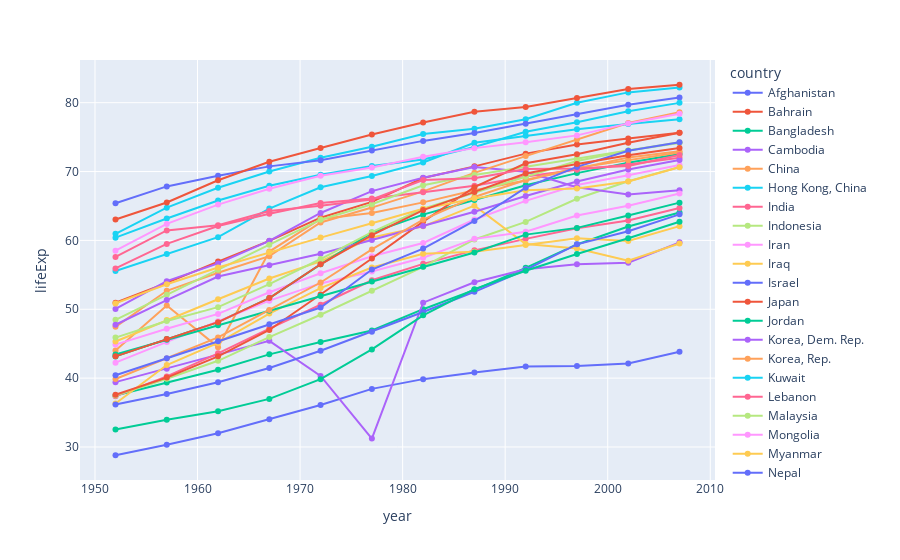

Here is the notebook cell this chart was saved with:
### Code cell
fig.show(config={
    'modeBarButtonsToRemove': ['zoom','pan']
})

### Figure 1 — Plotly figure (JSON) as saved in the notebook; plotly's stock layout.template omitted (floating-point values rounded to 4 significant figures)
{"data": [{"hovertemplate": "country=Afghanistan<br>year=%{x}<br>lifeExp=%{y}<extra></extra>", "legendgroup": "Afghanistan", "line": {"color": "#636efa", "dash": "solid"}, "marker": {"symbol": "circle"}, "mode": "lines+markers", "name": "Afghanistan", "orientation": "v", "showlegend": true, "type": "scatter", "x": [1952, 1957, 1962, 1967, 1972, 1977, 1982, 1987, 1992, 1997, 2002, 2007], "xaxis": "x", "y": [28.8, 30.33, 32.0, 34.02, 36.09, 38.44, 39.85, 40.82, 41.67, 41.76, 42.13, 43.83], "yaxis": "y"}, {"hovertemplate": "country=Bahrain<br>year=%{x}<br>lifeExp=%{y}<extra></extra>", "legendgroup": "Bahrain", "line": {"color": "#EF553B", "dash": "solid"}, "marker": {"symbol": "circle"}, "mode": "lines+markers", "name": "Bahrain", "orientation": "v", "showlegend": true, "type": "scatter", "x": [1952, 1957, 1962, 1967, 1972, 1977, 1982, 1987, 1992, 1997, 2002, 2007], "xaxis": "x", "y": [50.94, 53.83, 56.92, 59.92, 63.3, 65.59, 69.05, 70.75, 72.6, 73.92, 74.8, 75.64], "yaxis": "y"}, {"hovertemplate": "country=Bangladesh<br>year=%{x}<br>lifeExp=%{y}<extra></extra>", "legendgroup": "Bangladesh", "line": {"color": "#00cc96", "dash": "solid"}, "marker": {"symbol": "circle"}, "mode": "lines+markers", "name": "Bangladesh", "orientation": "v", "showlegend": true, "type": "scatter", "x": [1952, 1957, 1962, 1967, 1972, 1977, 1982, 1987, 1992, 1997, 2002, 2007], "xaxis": "x", "y": [37.48, 39.35, 41.22, 43.45, 45.25, 46.92, 50.01, 52.82, 56.02, 59.41, 62.01, 64.06], "yaxis": "y"}, {"hovertemplate": "country=Cambodia<br>year=%{x}<br>lifeExp=%{y}<extra></extra>", "legendgroup": "Cambodia", "line": {"color": "#ab63fa", "dash": "solid"}, "marker": {"symbol": "circle"}, "mode": "lines+markers", "name": "Cambodia", "orientation": "v", "showlegend": true, "type": "scatter", "x": [1952, 1957, 1962, 1967, 1972, 1977, 1982, 1987, 1992, 1997, 2002, 2007], "xaxis": "x", "y": [39.42, 41.37, 43.41, 45.41, 40.32, 31.22, 50.96, 53.91, 55.8, 56.53, 56.75, 59.72], "yaxis": "y"}, {"hovertemplate": "country=China<br>year=%{x}<br>lifeExp=%{y}<extra></extra>", "legendgroup": "China", "line": {"color": "#FFA15A", "dash": "solid"}, "marker": {"symbol": "circle"}, "mode": "lines+markers", "name": "China", "orientation": "v", "showlegend": true, "type": "scatter", "x": [1952, 1957, 1962, 1967, 1972, 1977, 1982, 1987, 1992, 1997, 2002, 2007], "xaxis": "x", "y": [44.0, 50.55, 44.5, 58.38, 63.12, 63.97, 65.53, 67.27, 68.69, 70.43, 72.03, 72.96], "yaxis": "y"}, {"hovertemplate": "country=Hong Kong, China<br>year=%{x}<br>lifeExp=%{y}<extra></extra>", "legendgroup": "Hong Kong, China", "line": {"color": "#19d3f3", "dash": "solid"}, "marker": {"symbol": "circle"}, "mode": "lines+markers", "name": "Hong Kong, China", "orientation": "v", "showlegend": true, "type": "scatter", "x": [1952, 1957, 1962, 1967, 1972, 1977, 1982, 1987, 1992, 1997, 2002, 2007], "xaxis": "x", "y": [60.96, 64.75, 67.65, 70.0, 72.0, 73.6, 75.45, 76.2, 77.6, 80.0, 81.5, 82.21], "yaxis": "y"}, {"hovertemplate": "country=India<br>year=%{x}<br>lifeExp=%{y}<extra></extra>", "legendgroup": "India", "line": {"color": "#FF6692", "dash": "solid"}, "marker": {"symbol": "circle"}, "mode": "lines+markers", "name": "India", "orientation": "v", "showlegend": true, "type": "scatter", "x": [1952, 1957, 1962, 1967, 1972, 1977, 1982, 1987, 1992, 1997, 2002, 2007], "xaxis": "x", "y": [37.37, 40.25, 43.6, 47.19, 50.65, 54.21, 56.6, 58.55, 60.22, 61.77, 62.88, 64.7], "yaxis": "y"}, {"hovertemplate": "country=Indonesia<br>year=%{x}<br>lifeExp=%{y}<extra></extra>", "legendgroup": "Indonesia", "line": {"color": "#B6E880", "dash": "solid"}, "marker": {"symbol": "circle"}, "mode": "lines+markers", "name": "Indonesia", "orientation": "v", "showlegend": true, "type": "scatter", "x": [1952, 1957, 1962, 1967, 1972, 1977, 1982, 1987, 1992, 1997, 2002, 2007], "xaxis": "x", "y": [37.47, 39.92, 42.52, 45.96, 49.2, 52.7, 56.16, 60.14, 62.68, 66.04, 68.59, 70.65], "yaxis": "y"}, {"hovertemplate": "country=Iran<br>year=%{x}<br>lifeExp=%{y}<extra></extra>", "legendgroup": "Iran", "line": {"color": "#FF97FF", "dash": "solid"}, "marker": {"symbol": "circle"}, "mode": "lines+markers", "name": "Iran", "orientation": "v", "showlegend": true, "type": "scatter", "x": [1952, 1957, 1962, 1967, 1972, 1977, 1982, 1987, 1992, 1997, 2002, 2007], "xaxis": "x", "y": [44.87, 47.18, 49.33, 52.47, 55.23, 57.7, 59.62, 63.04, 65.74, 68.04, 69.45, 70.96], "yaxis": "y"}, {"hovertemplate": "country=Iraq<br>year=%{x}<br>lifeExp=%{y}<extra></extra>", "legendgroup": "Iraq", "line": {"color": "#FECB52", "dash": "solid"}, "marker": {"symbol": "circle"}, "mode": "lines+markers", "name": "Iraq", "orientation": "v", "showlegend": true, "type": "scatter", "x": [1952, 1957, 1962, 1967, 1972, 1977, 1982, 1987, 1992, 1997, 2002, 2007], "xaxis": "x", "y": [45.32, 48.44, 51.46, 54.46, 56.95, 60.41, 62.04, 65.04, 59.46, 58.81, 57.05, 59.55], "yaxis": "y"}, {"hovertemplate": "country=Israel<br>year=%{x}<br>lifeExp=%{y}<extra></extra>", "legendgroup": "Israel", "line": {"color": "#636efa", "dash": "solid"}, "marker": {"symbol": "circle"}, "mode": "lines+markers", "name": "Israel", "orientation": "v", "showlegend": true, "type": "scatter", "x": [1952, 1957, 1962, 1967, 1972, 1977, 1982, 1987, 1992, 1997, 2002, 2007], "xaxis": "x", "y": [65.39, 67.84, 69.39, 70.75, 71.63, 73.06, 74.45, 75.6, 76.93, 78.27, 79.7, 80.75], "yaxis": "y"}, {"hovertemplate": "country=Japan<br>year=%{x}<br>lifeExp=%{y}<extra></extra>", "legendgroup": "Japan", "line": {"color": "#EF553B", "dash": "solid"}, "marker": {"symbol": "circle"}, "mode": "lines+markers", "name": "Japan", "orientation": "v", "showlegend": true, "type": "scatter", "x": [1952, 1957, 1962, 1967, 1972, 1977, 1982, 1987, 1992, 1997, 2002, 2007], "xaxis": "x", "y": [63.03, 65.5, 68.73, 71.43, 73.42, 75.38, 77.11, 78.67, 79.36, 80.69, 82.0, 82.6], "yaxis": "y"}, {"hovertemplate": "country=Jordan<br>year=%{x}<br>lifeExp=%{y}<extra></extra>", "legendgroup": "Jordan", "line": {"color": "#00cc96", "dash": "solid"}, "marker": {"symbol": "circle"}, "mode": "lines+markers", "name": "Jordan", "orientation": "v", "showlegend": true, "type": "scatter", "x": [1952, 1957, 1962, 1967, 1972, 1977, 1982, 1987, 1992, 1997, 2002, 2007], "xaxis": "x", "y": [43.16, 45.67, 48.13, 51.63, 56.53, 61.13, 63.74, 65.87, 68.02, 69.77, 71.26, 72.53], "yaxis": "y"}, {"hovertemplate": "country=Korea, Dem. Rep.<br>year=%{x}<br>lifeExp=%{y}<extra></extra>", "legendgroup": "Korea, Dem. Rep.", "line": {"color": "#ab63fa", "dash": "solid"}, "marker": {"symbol": "circle"}, "mode": "lines+markers", "name": "Korea, Dem. Rep.", "orientation": "v", "showlegend": true, "type": "scatter", "x": [1952, 1957, 1962, 1967, 1972, 1977, 1982, 1987, 1992, 1997, 2002, 2007], "xaxis": "x", "y": [50.06, 54.08, 56.66, 59.94, 63.98, 67.16, 69.1, 70.65, 69.98, 67.73, 66.66, 67.3], "yaxis": "y"}, {"hovertemplate": "country=Korea, Rep.<br>year=%{x}<br>lifeExp=%{y}<extra></extra>", "legendgroup": "Korea, Rep.", "line": {"color": "#FFA15A", "dash": "solid"}, "marker": {"symbol": "circle"}, "mode": "lines+markers", "name": "Korea, Rep.", "orientation": "v", "showlegend": true, "type": "scatter", "x": [1952, 1957, 1962, 1967, 1972, 1977, 1982, 1987, 1992, 1997, 2002, 2007], "xaxis": "x", "y": [47.45, 52.68, 55.29, 57.72, 62.61, 64.77, 67.12, 69.81, 72.24, 74.65, 77.05, 78.62], "yaxis": "y"}, {"hovertemplate": "country=Kuwait<br>year=%{x}<br>lifeExp=%{y}<extra></extra>", "legendgroup": "Kuwait", "line": {"color": "#19d3f3", "dash": "solid"}, "marker": {"symbol": "circle"}, "mode": "lines+markers", "name": "Kuwait", "orientation": "v", "showlegend": true, "type": "scatter", "x": [1952, 1957, 1962, 1967, 1972, 1977, 1982, 1987, 1992, 1997, 2002, 2007], "xaxis": "x", "y": [55.56, 58.03, 60.47, 64.62, 67.71, 69.34, 71.31, 74.17, 75.19, 76.16, 76.9, 77.59], "yaxis": "y"}, {"hovertemplate": "country=Lebanon<br>year=%{x}<br>lifeExp=%{y}<extra></extra>", "legendgroup": "Lebanon", "line": {"color": "#FF6692", "dash": "solid"}, "marker": {"symbol": "circle"}, "mode": "lines+markers", "name": "Lebanon", "orientation": "v", "showlegend": true, "type": "scatter", "x": [1952, 1957, 1962, 1967, 1972, 1977, 1982, 1987, 1992, 1997, 2002, 2007], "xaxis": "x", "y": [55.93, 59.49, 62.09, 63.87, 65.42, 66.1, 66.98, 67.93, 69.29, 70.27, 71.03, 71.99], "yaxis": "y"}, {"hovertemplate": "country=Malaysia<br>year=%{x}<br>lifeExp=%{y}<extra></extra>", "legendgroup": "Malaysia", "line": {"color": "#B6E880", "dash": "solid"}, "marker": {"symbol": "circle"}, "mode": "lines+markers", "name": "Malaysia", "orientation": "v", "showlegend": true, "type": "scatter", "x": [1952, 1957, 1962, 1967, 1972, 1977, 1982, 1987, 1992, 1997, 2002, 2007], "xaxis": "x", "y": [48.46, 52.1, 55.74, 59.37, 63.01, 65.26, 68.0, 69.5, 70.69, 71.94, 73.04, 74.24], "yaxis": "y"}, {"hovertemplate": "country=Mongolia<br>year=%{x}<br>lifeExp=%{y}<extra></extra>", "legendgroup": "Mongolia", "line": {"color": "#FF97FF", "dash": "solid"}, "marker": {"symbol": "circle"}, "mode": "lines+markers", "name": "Mongolia", "orientation": "v", "showlegend": true, "type": "scatter", "x": [1952, 1957, 1962, 1967, 1972, 1977, 1982, 1987, 1992, 1997, 2002, 2007], "xaxis": "x", "y": [42.24, 45.25, 48.25, 51.25, 53.75, 55.49, 57.49, 60.22, 61.27, 63.62, 65.03, 66.8], "yaxis": "y"}, {"hovertemplate": "country=Myanmar<br>year=%{x}<br>lifeExp=%{y}<extra></extra>", "legendgroup": "Myanmar", "line": {"color": "#FECB52", "dash": "solid"}, "marker": {"symbol": "circle"}, "mode": "lines+markers", "name": "Myanmar", "orientation": "v", "showlegend": true, "type": "scatter", "x": [1952, 1957, 1962, 1967, 1972, 1977, 1982, 1987, 1992, 1997, 2002, 2007], "xaxis": "x", "y": [36.32, 41.91, 45.11, 49.38, 53.07, 56.06, 58.06, 58.34, 59.32, 60.33, 59.91, 62.07], "yaxis": "y"}, {"hovertemplate": "country=Nepal<br>year=%{x}<br>lifeExp=%{y}<extra></extra>", "legendgroup": "Nepal", "line": {"color": "#636efa", "dash": "solid"}, "marker": {"symbol": "circle"}, "mode": "lines+markers", "name": "Nepal", "orientation": "v", "showlegend": true, "type": "scatter", "x": [1952, 1957, 1962, 1967, 1972, 1977, 1982, 1987, 1992, 1997, 2002, 2007], "xaxis": "x", "y": [36.16, 37.69, 39.39, 41.47, 43.97, 46.75, 49.59, 52.54, 55.73, 59.43, 61.34, 63.78], "yaxis": "y"}, {"hovertemplate": "country=Oman<br>year=%{x}<br>lifeExp=%{y}<extra></extra>", "legendgroup": "Oman", "line": {"color": "#EF553B", "dash": "solid"}, "marker": {"symbol": "circle"}, "mode": "lines+markers", "name": "Oman", "orientation": "v", "showlegend": true, "type": "scatter", "x": [1952, 1957, 1962, 1967, 1972, 1977, 1982, 1987, 1992, 1997, 2002, 2007], "xaxis": "x", "y": [37.58, 40.08, 43.16, 46.99, 52.14, 57.37, 62.73, 67.73, 71.2, 72.5, 74.19, 75.64], "yaxis": "y"}, {"hovertemplate": "country=Pakistan<br>year=%{x}<br>lifeExp=%{y}<extra></extra>", "legendgroup": "Pakistan", "line": {"color": "#00cc96", "dash": "solid"}, "marker": {"symbol": "circle"}, "mode": "lines+markers", "name": "Pakistan", "orientation": "v", "showlegend": true, "type": "scatter", "x": [1952, 1957, 1962, 1967, 1972, 1977, 1982, 1987, 1992, 1997, 2002, 2007], "xaxis": "x", "y": [43.44, 45.56, 47.67, 49.8, 51.93, 54.04, 56.16, 58.24, 60.84, 61.82, 63.61, 65.48], "yaxis": "y"}, {"hovertemplate": "country=Philippines<br>year=%{x}<br>lifeExp=%{y}<extra></extra>", "legendgroup": "Philippines", "line": {"color": "#ab63fa", "dash": "solid"}, "marker": {"symbol": "circle"}, "mode": "lines+markers", "name": "Philippines", "orientation": "v", "showlegend": true, "type": "scatter", "x": [1952, 1957, 1962, 1967, 1972, 1977, 1982, 1987, 1992, 1997, 2002, 2007], "xaxis": "x", "y": [47.75, 51.33, 54.76, 56.39, 58.06, 60.06, 62.08, 64.15, 66.46, 68.56, 70.3, 71.69], "yaxis": "y"}, {"hovertemplate": "country=Saudi Arabia<br>year=%{x}<br>lifeExp=%{y}<extra></extra>", "legendgroup": "Saudi Arabia", "line": {"color": "#FFA15A", "dash": "solid"}, "marker": {"symbol": "circle"}, "mode": "lines+markers", "name": "Saudi Arabia", "orientation": "v", "showlegend": true, "type": "scatter", "x": [1952, 1957, 1962, 1967, 1972, 1977, 1982, 1987, 1992, 1997, 2002, 2007], "xaxis": "x", "y": [39.88, 42.87, 45.91, 49.9, 53.89, 58.69, 63.01, 66.3, 68.77, 70.53, 71.63, 72.78], "yaxis": "y"}, {"hovertemplate": "country=Singapore<br>year=%{x}<br>lifeExp=%{y}<extra></extra>", "legendgroup": "Singapore", "line": {"color": "#19d3f3", "dash": "solid"}, "marker": {"symbol": "circle"}, "mode": "lines+markers", "name": "Singapore", "orientation": "v", "showlegend": true, "type": "scatter", "x": [1952, 1957, 1962, 1967, 1972, 1977, 1982, 1987, 1992, 1997, 2002, 2007], "xaxis": "x", "y": [60.4, 63.18, 65.8, 67.95, 69.52, 70.8, 71.76, 73.56, 75.79, 77.16, 78.77, 79.97], "yaxis": "y"}, {"hovertemplate": "country=Sri Lanka<br>year=%{x}<br>lifeExp=%{y}<extra></extra>", "legendgroup": "Sri Lanka", "line": {"color": "#FF6692", "dash": "solid"}, "marker": {"symbol": "circle"}, "mode": "lines+markers", "name": "Sri Lanka", "orientation": "v", "showlegend": true, "type": "scatter", "x": [1952, 1957, 1962, 1967, 1972, 1977, 1982, 1987, 1992, 1997, 2002, 2007], "xaxis": "x", "y": [57.59, 61.46, 62.19, 64.27, 65.04, 65.95, 68.76, 69.01, 70.38, 70.46, 70.81, 72.4], "yaxis": "y"}, {"hovertemplate": "country=Syria<br>year=%{x}<br>lifeExp=%{y}<extra></extra>", "legendgroup": "Syria", "line": {"color": "#B6E880", "dash": "solid"}, "marker": {"symbol": "circle"}, "mode": "lines+markers", "name": "Syria", "orientation": "v", "showlegend": true, "type": "scatter", "x": [1952, 1957, 1962, 1967, 1972, 1977, 1982, 1987, 1992, 1997, 2002, 2007], "xaxis": "x", "y": [45.88, 48.28, 50.3, 53.66, 57.3, 61.2, 64.59, 66.97, 69.25, 71.53, 73.05, 74.14], "yaxis": "y"}, {"hovertemplate": "country=Taiwan<br>year=%{x}<br>lifeExp=%{y}<extra></extra>", "legendgroup": "Taiwan", "line": {"color": "#FF97FF", "dash": "solid"}, "marker": {"symbol": "circle"}, "mode": "lines+markers", "name": "Taiwan", "orientation": "v", "showlegend": true, "type": "scatter", "x": [1952, 1957, 1962, 1967, 1972, 1977, 1982, 1987, 1992, 1997, 2002, 2007], "xaxis": "x", "y": [58.5, 62.4, 65.2, 67.5, 69.39, 70.59, 72.16, 73.4, 74.26, 75.25, 76.99, 78.4], "yaxis": "y"}, {"hovertemplate": "country=Thailand<br>year=%{x}<br>lifeExp=%{y}<extra></extra>", "legendgroup": "Thailand", "line": {"color": "#FECB52", "dash": "solid"}, "marker": {"symbol": "circle"}, "mode": "lines+markers", "name": "Thailand", "orientation": "v", "showlegend": true, "type": "scatter", "x": [1952, 1957, 1962, 1967, 1972, 1977, 1982, 1987, 1992, 1997, 2002, 2007], "xaxis": "x", "y": [50.85, 53.63, 56.06, 58.28, 60.41, 62.49, 64.6, 66.08, 67.3, 67.52, 68.56, 70.62], "yaxis": "y"}, {"hovertemplate": "country=Vietnam<br>year=%{x}<br>lifeExp=%{y}<extra></extra>", "legendgroup": "Vietnam", "line": {"color": "#636efa", "dash": "solid"}, "marker": {"symbol": "circle"}, "mode": "lines+markers", "name": "Vietnam", "orientation": "v", "showlegend": true, "type": "scatter", "x": [1952, 1957, 1962, 1967, 1972, 1977, 1982, 1987, 1992, 1997, 2002, 2007], "xaxis": "x", "y": [40.41, 42.89, 45.36, 47.84, 50.25, 55.76, 58.82, 62.82, 67.66, 70.67, 73.02, 74.25], "yaxis": "y"}, {"hovertemplate": "country=West Bank and Gaza<br>year=%{x}<br>lifeExp=%{y}<extra></extra>", "legendgroup": "West Bank and Gaza", "line": {"color": "#EF553B", "dash": "solid"}, "marker": {"symbol": "circle"}, "mode": "lines+markers", "name": "West Bank and Gaza", "orientation": "v", "showlegend": true, "type": "scatter", "x": [1952, 1957, 1962, 1967, 1972, 1977, 1982, 1987, 1992, 1997, 2002, 2007], "xaxis": "x", "y": [43.16, 45.67, 48.13, 51.63, 56.53, 60.77, 64.41, 67.05, 69.72, 71.1, 72.37, 73.42], "yaxis": "y"}, {"hovertemplate": "country=Yemen, Rep.<br>year=%{x}<br>lifeExp=%{y}<extra></extra>", "legendgroup": "Yemen, Rep.", "line": {"color": "#00cc96", "dash": "solid"}, "marker": {"symbol": "circle"}, "mode": "lines+markers", "name": "Yemen, Rep.", "orientation": "v", "showlegend": true, "type": "scatter", "x": [1952, 1957, 1962, 1967, 1972, 1977, 1982, 1987, 1992, 1997, 2002, 2007], "xaxis": "x", "y": [32.55, 33.97, 35.18, 36.98, 39.85, 44.17, 49.11, 52.92, 55.6, 58.02, 60.31, 62.7], "yaxis": "y"}], "layout": {"legend": {"title": {"text": "country"}, "tracegroupgap": 0}, "margin": {"t": 60}, "xaxis": {"anchor": "y", "domain": [0, 1], "showspikes": true, "spikecolor": "green", "spikemode": "across", "spikesnap": "cursor", "title": {"text": "year"}}, "yaxis": {"anchor": "x", "domain": [0, 1], "showspikes": true, "spikecolor": "orange", "spikethickness": 2, "title": {"text": "lifeExp"}}}}
